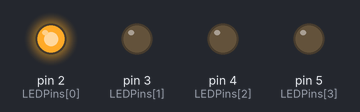
The sketch below on a simulated Arduino Uno, built with avr-gcc and run on an emulated ATmega328P. On the bench: output pins drawn as LEDs (lit = HIGH).

Above: at 0.1 s.
At 1.9 s:
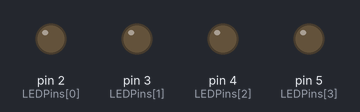
At 3.9 s:
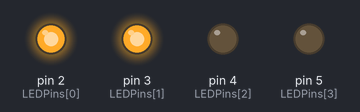
At 6.1 s:
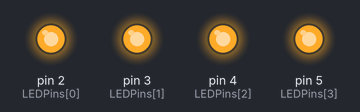
At 8.1 s:
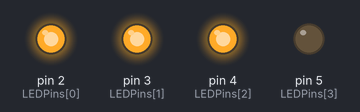
Timing chart, 0 to 8.4 s (numbered marks = the images above):
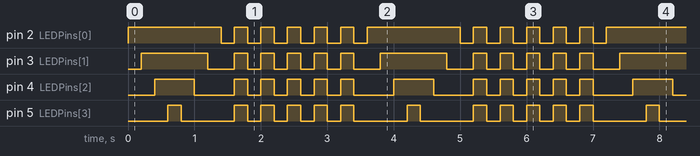

Measured:
- by itself, pin 2 (LEDPins[0]): repeats every 3.6 s: 5 × (LOW 0.20 s, HIGH 0.20 s), LOW 0.20 s, HIGH 1.4 s
- by itself, pin 3 (LEDPins[1]): repeats every 3.6 s: LOW 0.40 s, 4 × (HIGH 0.20 s, LOW 0.20 s), HIGH 0.20 s, LOW 0.40 s, HIGH 1.0 s
- by itself, pin 4 (LEDPins[2]): repeats every 3.6 s: LOW 0.60 s, 4 × (HIGH 0.20 s, LOW 0.20 s), HIGH 0.20 s, LOW 0.60 s, HIGH 0.60 s
- by itself, pin 5 (LEDPins[3]): repeats every 3.6 s: LOW 0.80 s, 4 × (HIGH 0.20 s, LOW 0.20 s), HIGH 0.20 s, LOW 0.80 s, HIGH 0.20 s

The sketch:

flow_light.ino
```cpp
 //reference: https://www.youtube.com/watch?v=CP6U9R3w3xg, https://www.youtube.com/watch?v=e1FVSpkw6q4

const int LEDCOUNT=3;
int LEDPins[]={2,3,4,5};

void setup() {
for (int thisLED=0;thisLED <=3; thisLED++){
  pinMode(LEDPins[thisLED],OUTPUT);
}
}

void loop(){
   for(int num =0; num<=3; num++){
   digitalWrite(LEDPins[num],HIGH);
   delay(200);
   }
   for(int num=3;num>=0;num--){
   digitalWrite(LEDPins[num],LOW);
   delay(200);
   }
    for(int t=0;t<=4;t++){
      for(int num =2; num<=5; num++)
        digitalWrite(num,HIGH);
        delay(200);
       for(int num =5; num>=2; num--)
        digitalWrite(num,LOW);
        delay(200);
    }
  }
```
